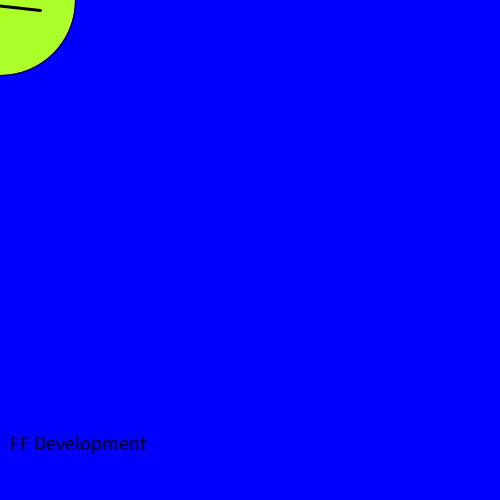
Frame 1 (no input)
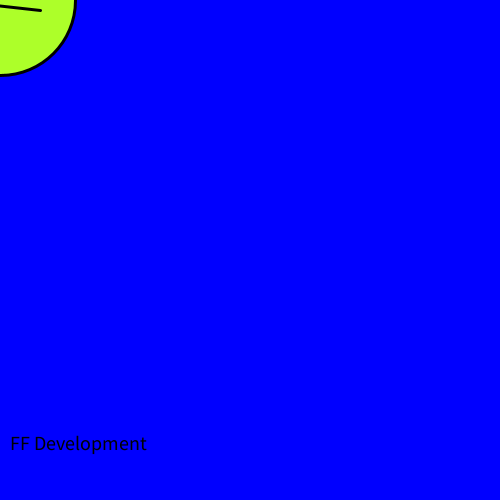
Frame 60 (the mouse pressed at the canvas centre just before this capture)
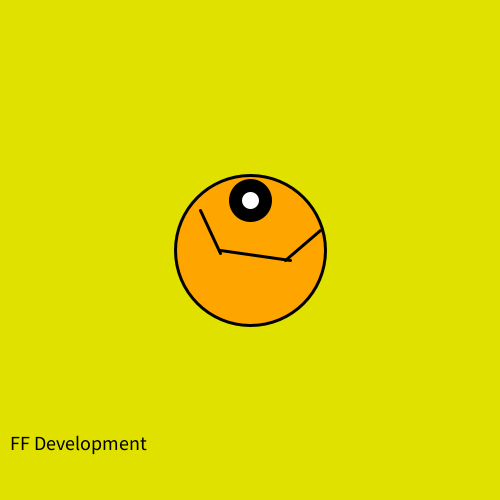
Frame 120 (the mouse held since frame 60 and released just before this capture)

The Processing sketch that drew these frames (run headless with seeded random() and noise(); from frame 60 on, the mouse is pressed at the canvas centre):

// Processing sketch: processing_127693
// ── processing_127693.pde


void setup(){
size(500, 500);
background(0,0,255);
}

void draw() {
background(0,0,255);
fill(173,255,41);
ellipse(mouseX,mouseY,150,150);
fill(0);
ellipse(mouseX,mouseY-50,40,40);
fill(255);
ellipse(mouseX,mouseY-50,20,20);
fill(0);
strokeWeight(3);
line(mouseX-50,mouseY,mouseX+40,mouseY+10);

fill(0,0,0);
textSize(20);
text("FF Development",10,450);









if (mousePressed) {
  background(225,225,0);
  
  
fill(255,165,0);
ellipse(mouseX,mouseY,150,150);
fill(0);
ellipse(mouseX,mouseY-50,40,40);
fill(255);
ellipse(mouseX,mouseY-50,20,20);
fill(255,250,255);
strokeWeight(3);
line(mouseX-30,mouseY,mouseX+40,mouseY+10);
strokeWeight(3);
fill(255,250,255);
line(mouseX+70,mouseY-20,mouseX+35,mouseY+10);
strokeWeight(3);
fill(255,250,255);
line(mouseX-50,mouseY-40,mouseX-30,mouseY+3);

  fill(0,0,0);
textSize(20);
text("FF Development",10,450);
  
  
  
  
  
}
}
